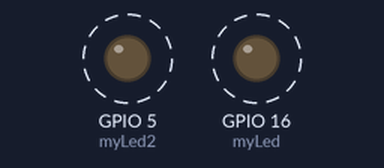
A program run on a simulated ESP8266 board running MicroPython. On the bench: output pins drawn as LEDs (lit = HIGH). Dashed ring = blinking. Library files of the repository ran but are not shown: 1 file(s). At 10.0 s the program stops and its outputs stay as they are.

Above: at 0.2 s.
Timing chart, 0 to 4.6 s (numbered marks = the images above):
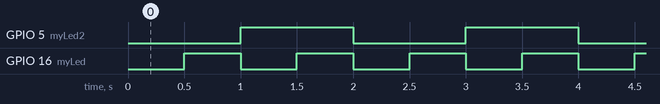

Measured:
- by itself, GPIO 5 (myLed2): alternates HIGH for 1.0 s and LOW for 1.0 s
- by itself, GPIO 16 (myLed): alternates HIGH for 0.50 s and LOW for 0.50 s, 20 changes in all, then stays LOW
- by itself, everything shown: repeats every 2.0 s, in 4 steps

The program:

main.py
```python
######################################################
# Example of using timers on ESP8266                 #
# Original code taken from http://www.srccodes.com   #
######################################################

from machine import Timer, Pin
import time

#Define a function to blink a LED
def blink(led):
     led.value(not led.value())

#Setup a GPIO pin for output
myLed = Pin(16, Pin.OUT)
myLed2 = Pin(5, Pin.OUT)
#Construct a virtual (id=-1) timer
blinkTimer = Timer(0)
blinkTimer2 = Timer(1)
#Setup the timer to call the custom blink function at a regular interval of 0.5 second
blinkTimer.init(period=500, mode=Timer.PERIODIC, callback=lambda t:blink(myLed))
blinkTimer2.init(period=1000, mode=Timer.PERIODIC, callback=lambda t:blink(myLed2))
#Wait
time.sleep_ms(10000)
#Switch off the LED
myLed.value(0)
myLed2.value(0)
#deinitialize/stop the timer
blinkTimer.deinit()
blinkTimer2.deinit()
```
